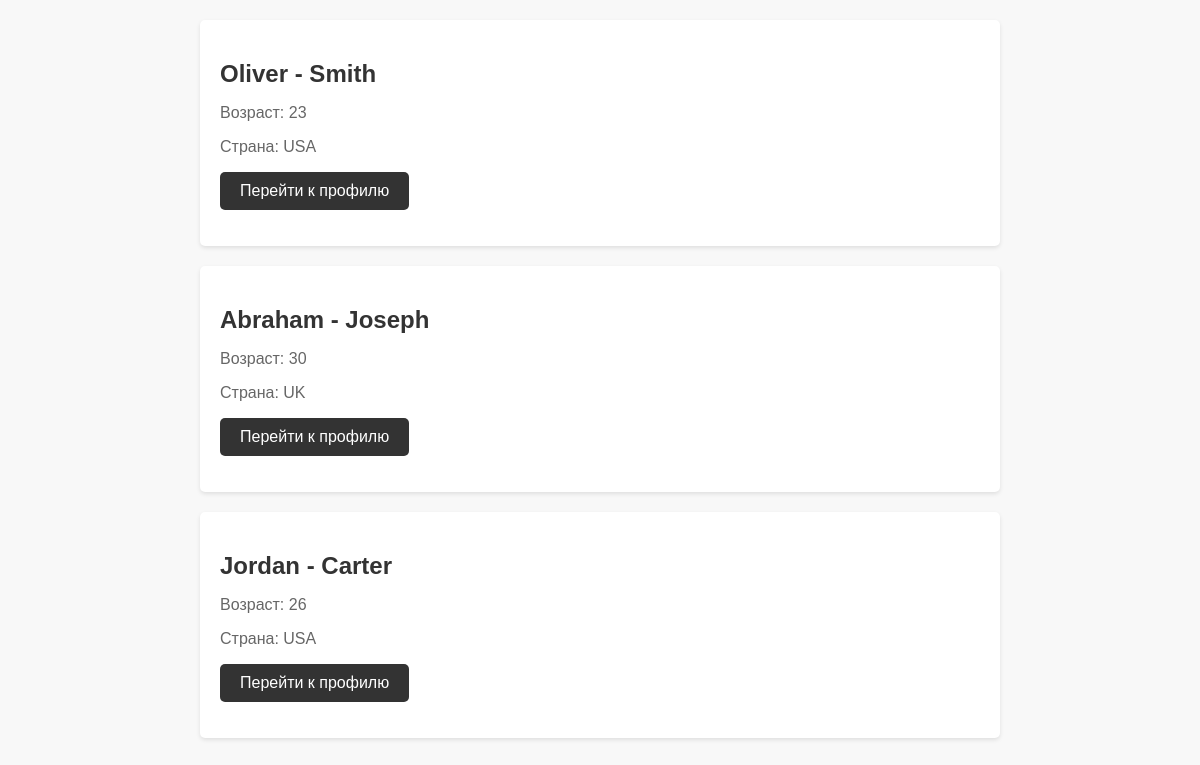
/rap_singers/, run on the app's committed database.
### Rap/models.py (models this page shows, shortened)
class rap_singer(models.Model):
    name = models.CharField(max_length=50)
    surname = models.CharField(max_length=50)
    age = models.PositiveIntegerField()
    big_award = models.CharField(max_length=50)
    country = models.CharField(max_length=50)
    description = models.TextField(null=True)
    def __str__(self) -> str:
        return f'{self.name} - {self.surname}'

### Rap/views.py (the view)
# urls.py: path('', rap_singers_page),
def rap_singers_page(request):
    context = {'rappers': rap_singer.objects.all()}
    return render(request,
                  'rap_singers.html',
                  context=context)

### templates/rap_singers.html (shortened to what this page needs)
<!DOCTYPE html>
<html lang="en">
<head>
</head>
<body>
    <div class="container">
        {% for rapper in rappers %}
        <div class="rapper-card">
            <h2 class="rapper-name">{{ rapper }}</h2>
            <p class="rapper-details">Возраст: {{ rapper.age }}</p>
            <p class="rapper-details">Страна: {{ rapper.country }}</p>
            <p>
                <a href="/rap_singers/{{ rapper.id }}" class="profile-link">
                    Перейти к профилю
                </a>
            </p>
        </div>
        {% endfor %}
    </div>
</body>
</html>

### templates/rap_singers.html (style rules this page uses)
body { background-color: #f8f8f8; font-family: Arial, sans-serif; margin: 0; padding: 0; }
.container { max-width: 800px; margin: 20px auto; }
.rapper-card { background-color: #fff; border-radius: 5px; box-shadow: 0 2px 4px rgba(0, 0, 0, 0.1); padding: 20px; margin-bottom: 20px; }
.rapper-name { font-size: 24px; font-weight: bold; color: #333; margin-bottom: 10px; }
.rapper-details { font-size: 16px; color: #666; margin-bottom: 5px; }
.profile-link { display: inline-block; background-color: #333; color: #fff; padding: 10px 20px; text-decoration: none; border-radius: 5px; transition: background-color 0.3s ease; }

### data on the page
rap_singer: name+surname "Oliver - Smith", age "23", country "USA"
rap_singer: name+surname "Abraham - Joseph", age "30", country "UK"
rap_singer: name+surname "Jordan - Carter", age "26", country "USA"
